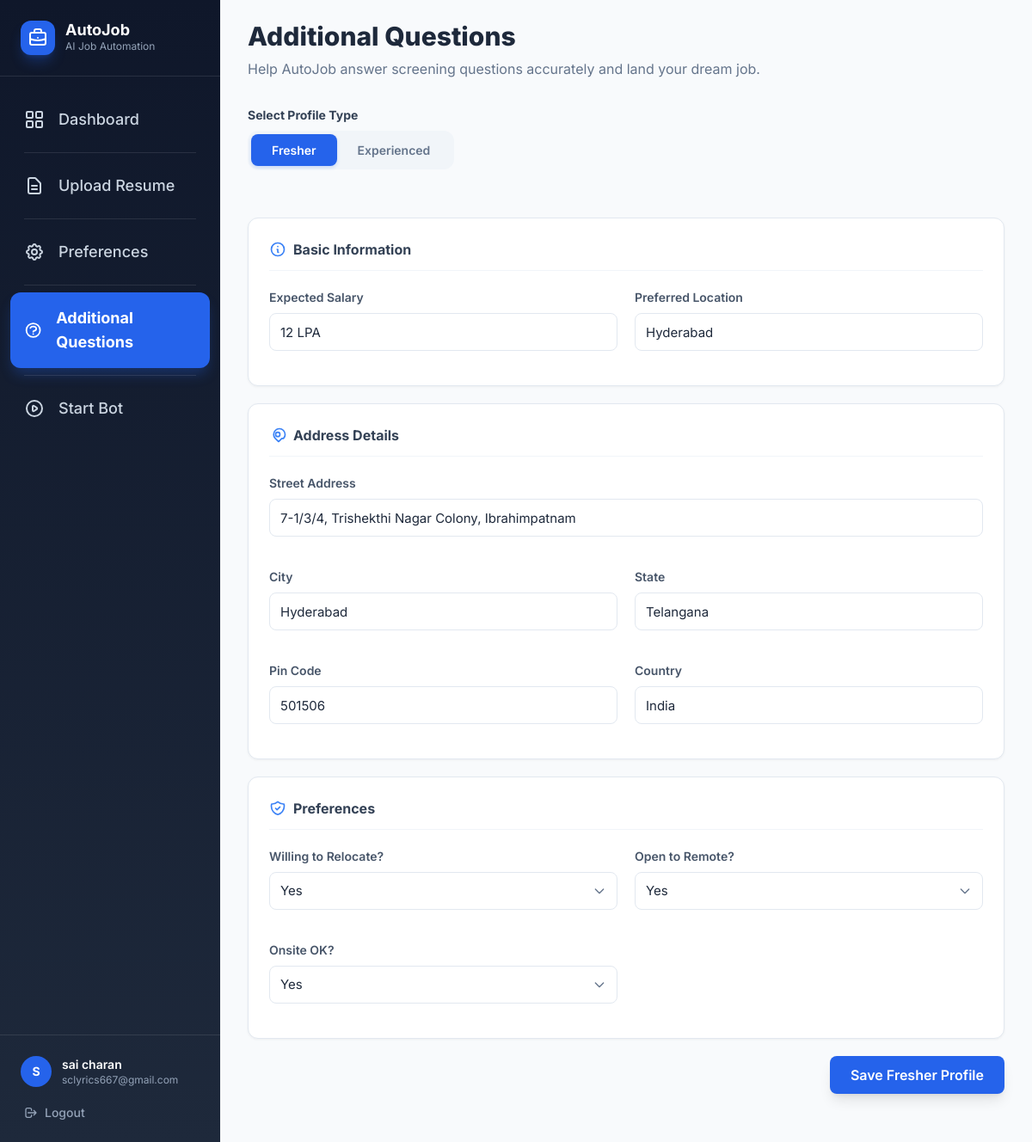
The page /additional_questions (signed in) on the database its author committed.
### models.py (models this page shows, shortened)
class User(UserMixin, db.Model):
    __tablename__ = "users"
    id = db.Column(db.Integer, primary_key=True)
    username = db.Column(db.String(80), unique=True, nullable=False)
    email = db.Column(db.String(120), unique=True, nullable=False)
    password_hash = db.Column(db.String(256), nullable=False)
    resume_pdf_path = db.Column(db.String(512), nullable=True)
    resume_text = db.Column(db.Text, nullable=True)
    parsed_first_name = db.Column(db.String(100), nullable=True)
    parsed_last_name = db.Column(db.String(100), nullable=True)
    parsed_name = db.Column(db.String(200), nullable=True)
    parsed_email = db.Column(db.String(200), nullable=True)
    parsed_phone = db.Column(db.String(50), nullable=True)
    parsed_location = db.Column(db.String(200), nullable=True)
    parsed_skills = db.Column(db.Text, nullable=True)
    parsed_education = db.Column(db.Text, nullable=True)
    parsed_education_list = db.Column(db.Text, nullable=True)  # JSON array
    parsed_experience_list = db.Column(db.Text, nullable=True)   # JSON array
    parsed_projects_list = db.Column(db.Text, nullable=True)     # JSON array
    parsed_certifications_list = db.Column(db.Text, nullable=True) # JSON array
    parsed_links = db.Column(db.Text, nullable=True)           # JSON object
    parsed_summary = db.Column(db.Text, nullable=True)
    suggested_role = db.Column(db.String(200), nullable=True)
    desired_role = db.Column(db.String(200), nullable=True)
    location = db.Column(db.String(200), nullable=True)
    min_salary = db.Column(db.String(100), nullable=True)
    job_type = db.Column(db.String(100), nullable=True)  # Full-time, Part-time, Remote, etc.
    linkedin_email = db.Column(db.String(200), nullable=True)
    linkedin_password = db.Column(db.String(200), nullable=True)
    total_applied = db.Column(db.Integer, default=0)
    total_skipped = db.Column(db.Integer, default=0)
    total_scanned = db.Column(db.Integer, default=0)
    last_run_date = db.Column(db.DateTime, nullable=True)
    bot_running = db.Column(db.Boolean, default=False)
    bot_status_message = db.Column(db.String(500), nullable=True)
    applications = db.relationship("Application", backref="user", lazy=True, cascade="all, delete-orphan")

class UserAdditionalInfo(db.Model):
    __tablename__ = "user_additional_info"
    id = db.Column(db.Integer, primary_key=True)
    user_id = db.Column(db.Integer, db.ForeignKey("users.id"), nullable=False)
    user_type = db.Column(db.String(20), nullable=True)  # "fresher" or "experienced"
    total_experience = db.Column(db.String(50), nullable=True)
    relevant_experience = db.Column(db.String(50), nullable=True)
    experience_python = db.Column(db.String(50), nullable=True)
    experience_sql = db.Column(db.String(50), nullable=True)
    experience_aws = db.Column(db.String(50), nullable=True)
    experience_tensorflow = db.Column(db.String(50), nullable=True)
    experience_databases = db.Column(db.String(50), nullable=True)
    current_ctc = db.Column(db.String(50), nullable=True)
    expected_ctc = db.Column(db.String(50), nullable=True)
    notice_period = db.Column(db.String(50), nullable=True)
    serving_notice = db.Column(db.String(20), nullable=True)  # "Yes" / "No"
    current_company = db.Column(db.String(200), nullable=True)
    internship_experience = db.Column(db.String(50), nullable=True)
    skills = db.Column(db.Text, nullable=True)
    preferred_role = db.Column(db.String(200), nullable=True)
    preferred_location = db.Column(db.String(200), nullable=True)
    relocate = db.Column(db.String(20), nullable=True)  # "Yes" / "No"
    remote = db.Column(db.String(20), nullable=True)    # "Yes" / "No"
    onsite = db.Column(db.String(20), nullable=True)    # "Yes" / "No"
    immediate_join = db.Column(db.String(20), nullable=True) # "Yes" / "No"
    street_address = db.Column(db.String(300), nullable=True)
    city = db.Column(db.String(100), nullable=True)
    state = db.Column(db.String(100), nullable=True)
    pincode = db.Column(db.String(20), nullable=True)
    country = db.Column(db.String(100), nullable=True, default="India")
    user = db.relationship("User", backref=db.backref("additional_info", uselist=False))

### app.py (the view)
@app.route("/additional_questions")
@login_required
def additional_questions():
    return render_template("additional_questions.html", user=current_user)

### app.py (called while the page is built)
@login_manager.user_loader
def load_user(user_id):
    return db.session.get(User, int(user_id))

### templates/additional_questions.html (shortened to what this page needs)
{% extends "base.html" %}
{% block content %}
<div class="mb-8">
  <div class="mb-8">
    <h1 class="text-3xl font-extrabold text-slate-800">Additional Questions</h1>
    <p class="text-slate-500 mt-2">Help AutoJob answer screening questions accurately and land your dream job.</p>
  </div>
  <div class="mb-8">
    <label class="block text-sm font-bold text-slate-700 mb-2">Select Profile Type</label>
    <div class="segmented-control">
      <button type="button" onclick="toggleProfileMode('fresher')" id="btn-mode-fresher"
        class="tab-btn {% if not user.additional_info or user.additional_info.user_type == 'fresher' %}active{% endif %}">
        Fresher
      </button>
      <button type="button" onclick="toggleProfileMode('experienced')" id="btn-mode-experienced"
        class="tab-btn {% if user.additional_info and user.additional_info.user_type == 'experienced' %}active{% endif %}">
        Experienced
      </button>
    </div>
  </div>
  <form id="form-fresher"
    class="{% if user.additional_info and user.additional_info.user_type != 'fresher' %}hidden{% endif %}">
    <div class="section-card">
      <h3 class="section-title">
        <svg class="w-5 h-5 text-blue-500" fill="none" viewBox="0 0 24 24" stroke="currentColor">
          <path stroke-linecap="round" stroke-linejoin="round" stroke-width="2"
            d="M13 16h-1v-4h-1m1-4h.01M21 12a9 9 0 11-18 0 9 9 0 0118 0z" />
        </svg>
        Basic Information
      </h3>
      <div class="form-grid">
        <div class="form-group">
          <label>Expected Salary</label>
          <input type="text" name="expected_ctc"
            value="{{ user.additional_info.expected_ctc if user.additional_info else '' }}" class="saas-input"
            placeholder="e.g. 8 LPA">
        </div>
        <div class="form-group">
          <label>Preferred Location</label>
          <input type="text" name="preferred_location"
            value="{{ user.additional_info.preferred_location if user.additional_info else '' }}" class="saas-input"
            placeholder="e.g. Bangalore">
        </div>
      </div>
    </div>
    <div class="section-card">
      <h3 class="section-title">
        Address Details
      </h3>
      <div class="form-grid">
        <div class="form-group sm:col-span-2">
          <label>Street Address</label>
          <input type="text" name="street_address"
            value="{{ user.additional_info.street_address if user.additional_info else '' }}" class="saas-input"
            placeholder="e.g. 123 Main St, Apartment 4">
        </div>
        <div class="form-group">
          <label>City</label>
          <input type="text" name="city"
            value="{{ user.additional_info.city if user.additional_info else '' }}" class="saas-input"
            placeholder="e.g. Bangalore">
        </div>
        <div class="form-group">
          <label>State</label>
          <input type="text" name="state"
            value="{{ user.additional_info.state if user.additional_info else '' }}" class="saas-input"
            placeholder="e.g. Karnataka">
        </div>
        <div class="form-group">
          <label>Pin Code</label>
          <input type="text" name="pincode"
            value="{{ user.additional_info.pincode if user.additional_info else '' }}" class="saas-input"
            placeholder="e.g. 560001">
        </div>
        <div class="form-group">
          <label>Country</label>
          <input type="text" name="country"
            value="{{ user.additional_info.country if user.additional_info else 'India' }}" class="saas-input"
            placeholder="e.g. India">
        </div>
      </div>
    </div>
    <div class="section-card">
      <h3 class="section-title">
        Preferences
      </h3>
      <div class="form-grid">
        <div class="form-group">
          <label>Willing to Relocate?</label>
          <select name="relocate" class="saas-select">
            <option value="Yes" {% if user.additional_info and user.additional_info.relocate=='Yes' %}selected{% endif
              %}>Yes</option>
          </select>
        </div>
        <div class="form-group">
          <label>Open to Remote?</label>
          <select name="remote" class="saas-select">
            <option value="Yes" {% if user.additional_info and user.additional_info.remote=='Yes' %}selected{% endif %}>
              Yes</option>
          </select>
        </div>
        <div class="form-group">
          <label>Onsite OK?</label>
          <select name="onsite" class="saas-select">
            <option value="Yes" {% if user.additional_info and user.additional_info.onsite=='Yes' %}selected{% endif %}>
              Yes</option>
          </select>
        </div>
      </div>
    </div>
    <div class="form-actions">
      <button type="button" onclick="saveAdditionalInfo('fresher')" class="btn-save shadow-lg">
        Save Fresher Profile
      </button>
    </div>
  </form>
</div>
{% endblock %}

### templates/base.html (shortened to what this page needs)
<!DOCTYPE html>
<html lang="en" class="h-full">
<head>
  <script src="https://cdn.tailwindcss.com"></script>
  <link rel="stylesheet" href="{{ url_for('static', filename='css/style.css') }}" />
</head>
<body class="h-full bg-slate-50 text-slate-800">
  {% if current_user.is_authenticated %}
  <div class="flex h-screen overflow-hidden">
    <aside class="w-64 flex-shrink-0 bg-gradient-to-b from-slate-900 to-slate-800 flex flex-col h-full">
      <div class="px-6 py-6 border-b border-white/10">
        <div class="flex items-center gap-3">
          <div class="w-10 h-10 rounded-xl bg-brand-600 flex items-center justify-center shadow-lg shadow-brand-600/30">
          </div>
          <div>
            <p class="text-white font-bold text-lg leading-none">AutoJob</p>
            <p class="text-slate-400 text-xs mt-0.5">AI Job Automation</p>
          </div>
        </div>
      </div>
      <nav class="flex-1 px-3 py-5 space-y-2 overflow-y-auto">
        <a href="{{ url_for('dashboard') }}"
          class="sidebar-link text-lg text-slate-300 hover:text-white flex items-center gap-4 py-4 {% if request.endpoint == 'dashboard' %}active text-white font-bold{% endif %}">
          <svg class="w-6 h-6" fill="none" viewBox="0 0 24 24" stroke="currentColor" stroke-width="2">
            <rect x="3" y="3" width="7" height="7" rx="1" />
            <rect x="14" y="3" width="7" height="7" rx="1" />
            <rect x="3" y="14" width="7" height="7" rx="1" />
            <rect x="14" y="14" width="7" height="7" rx="1" />
          </svg>
          Dashboard
        </a>
        <hr class="border-white/10 mx-4 my-1">
        <a href="{{ url_for('upload_resume') }}"
          class="sidebar-link text-lg text-slate-300 hover:text-white flex items-center gap-4 py-4 {% if request.endpoint == 'upload_resume' %}active text-white font-bold{% endif %}">
          <svg class="w-6 h-6" fill="none" viewBox="0 0 24 24" stroke="currentColor" stroke-width="2">
            <path stroke-linecap="round" stroke-linejoin="round"
              d="M9 12h6m-6 4h6m2 5H7a2 2 0 01-2-2V5a2 2 0 012-2h5.586a1 1 0 01.707.293l5.414 5.414a1 1 0 01.293.707V19a2 2 0 01-2 2z" />
          </svg>
          Upload Resume
        </a>
        <hr class="border-white/10 mx-4 my-1">
        <a href="{{ url_for('preferences') }}"
          class="sidebar-link text-lg text-slate-300 hover:text-white flex items-center gap-4 py-4 {% if request.endpoint == 'preferences' %}active text-white font-bold{% endif %}">
          Preferences
        </a>
        <hr class="border-white/10 mx-4 my-1">
        <a href="{{ url_for('additional_questions') }}"
          class="sidebar-link text-lg text-slate-300 hover:text-white flex items-center gap-4 py-4 {% if request.endpoint == 'additional_questions' %}active text-white font-bold{% endif %}">
          <svg class="w-6 h-6" fill="none" viewBox="0 0 24 24" stroke="currentColor" stroke-width="2">
            <path stroke-linecap="round" stroke-linejoin="round" d="M8.228 9c.549-1.165 2.03-2 3.772-2 2.21 0 4 1.343 4 3 0 1.4-1.278 2.575-3.006 2.907-.542.104-.994.54-.994 1.093m0 3h.01M21 12a9 9 0 11-18 0 9 9 0 0118 0z" />
          </svg>
          Additional Questions
        </a>
        <hr class="border-white/10 mx-4 my-1">
        <a href="{{ url_for('running') }}"
          class="sidebar-link text-lg text-slate-300 hover:text-white flex items-center gap-4 py-4 {% if request.endpoint == 'running' %}active text-white font-bold{% endif %}">
          Start Bot
        </a>
      </nav>
      <div class="px-3 py-4 border-t border-white/10">
        <div class="flex items-center gap-3 px-3 py-2">
          <div
            class="w-9 h-9 rounded-full bg-brand-600 flex items-center justify-center text-white font-bold text-sm flex-shrink-0">
            {{ current_user.username[0].upper() }}
          </div>
          <div class="min-w-0">
            <p class="text-white text-sm font-semibold truncate">{{ current_user.username }}</p>
            <p class="text-slate-400 text-xs truncate">{{ current_user.email }}</p>
          </div>
        </div>
        <a href="{{ url_for('logout') }}"
          class="flex items-center gap-2 px-4 py-2 mt-1 text-slate-400 hover:text-red-400 text-sm font-medium transition-colors rounded-lg hover:bg-white/5">
          <svg class="w-4 h-4" fill="none" viewBox="0 0 24 24" stroke="currentColor" stroke-width="2">
            <path stroke-linecap="round" stroke-linejoin="round"
              d="M17 16l4-4m0 0l-4-4m4 4H7m6 4v1a3 3 0 01-3 3H6a3 3 0 01-3-3V7a3 3 0 013-3h4a3 3 0 013 3v1" />
          </svg>
          Logout
        </a>
      </div>
    </aside>
    <main class="flex-1 flex flex-col overflow-hidden">
      <div class="flex-1 overflow-y-auto px-8 py-6">
        {% block content %}{% endblock %}
      </div>
    </main>
  </div>
  {% endif %}
</body>
</html>

### static/css/style.css (style rules this page uses)
html { scroll-behavior: smooth; }
aside { overflow-y: auto; }
.section-card { background: #ffffff; padding: 24px; border-radius: 12px; border: 1px solid #e2e8f0; margin-bottom: 20px; box-shadow: 0 1px 3px rgba(0, 0, 0, 0.05); }
.section-title { font-size: 16px; font-weight: 700; color: #334155; margin-bottom: 20px; display: flex; align-items: center; gap: 8px; border-bottom: 1px solid #f1f5f9; padding-bottom: 12px; }
.segmented-control { display: inline-flex; background: #f1f5f9; padding: 4px; border-radius: 12px; margin-bottom: 24px; }
.segmented-control .tab-btn { padding: 8px 24px; font-size: 14px; font-weight: 600; border-radius: 8px; transition: all 0.2s ease; cursor: pointer; border: none; background: transparent; }
.segmented-control .tab-btn.active { background: #2563eb; color: #ffffff; box-shadow: 0 2px 4px rgba(37, 99, 235, 0.2); }
.segmented-control .tab-btn:not(.active) { color: #64748b; }
.form-grid { display: grid; grid-template-columns: 1fr 1fr; gap: 20px; }
.form-group { display: flex; flex-direction: column; gap: 8px; margin-bottom: 16px; }
.form-group label { font-size: 14px; font-weight: 600; color: #475569; }
.saas-input, .saas-select { height: 44px; border-radius: 8px; padding: 0 12px; border: 1px solid #e2e8f0; font-size: 15px; color: #1e293b; transition: all 0.2s ease; width: 100%; outline: none; background-color: #ffffff; }
.saas-input::placeholder { color: #94a3b8; }
.saas-select { appearance: none; background-repeat: no-repeat; background-position: right 12px center; background-size: 16px; padding-right: 36px; }
.form-actions { display: flex; justify-content: flex-end; margin-top: 12px; }
.btn-save { background: #2563eb; color: white; padding: 10px 24px; border-radius: 8px; font-weight: 600; transition: all 0.2s; border: none; cursor: pointer; }

### templates/base.html (style rules this page uses)
body { font-family: 'Inter', sans-serif; }
.sidebar-link { display: flex; align-items: center; gap: 0.75rem; padding: 0.75rem 1rem; border-radius: 0.75rem; color: #cbd5e1; transition: all 0.2s; font-weight: 500; }
.sidebar-link.active { background-color: #2563eb; color: #ffffff; box-shadow: 0 10px 15px -3px rgba(37, 99, 235, 0.3); }

### rows shown on the page
User: username "S", username "sai charan", email "sclyrics667@gmail.com"
UserAdditionalInfo: expected_ctc "12 LPA", preferred_location "Hyderabad", street_address "7-1/3/4, Trishekthi Nagar Colony, Ibrahimpatnam", city "Hyderabad", state "Telangana", pincode "501506", country "India", relocate "Yes", remote "Yes", onsite "Yes"
